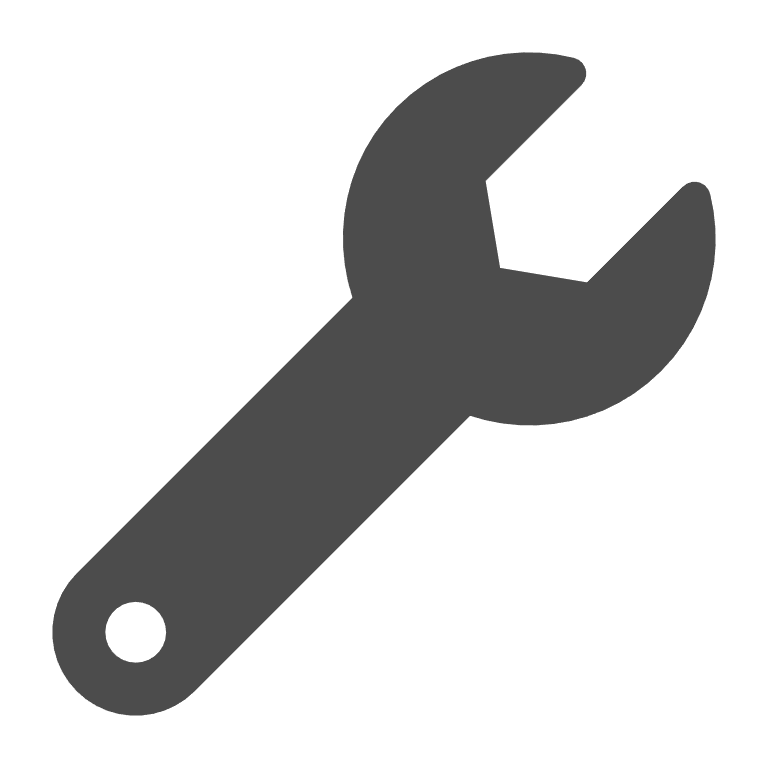
#> input picture images/attributes.png, 768 x 768 px
$ python colorc.py attributes.png
#> lines starting #> are read from the running program, lines starting #| are printed output that depends on the picture
import sys
from PIL import Image

for filename in sys.argv[1:]:
    img = Image.open(filename).convert("RGBA")
#> img is the input picture: PIL image 768x768 RGBA; mean R, G, B, A 19.7, 19.7, 19.7, 65.5
    r, g, b, a = img.split()
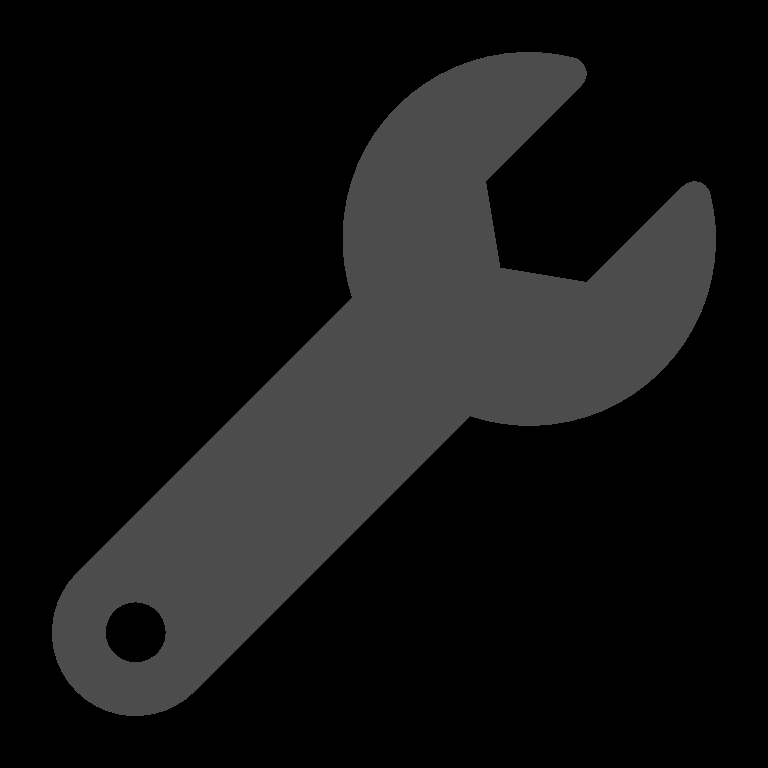
#> r: PIL image 768x768 L; min 0, max 80, mean 19.7
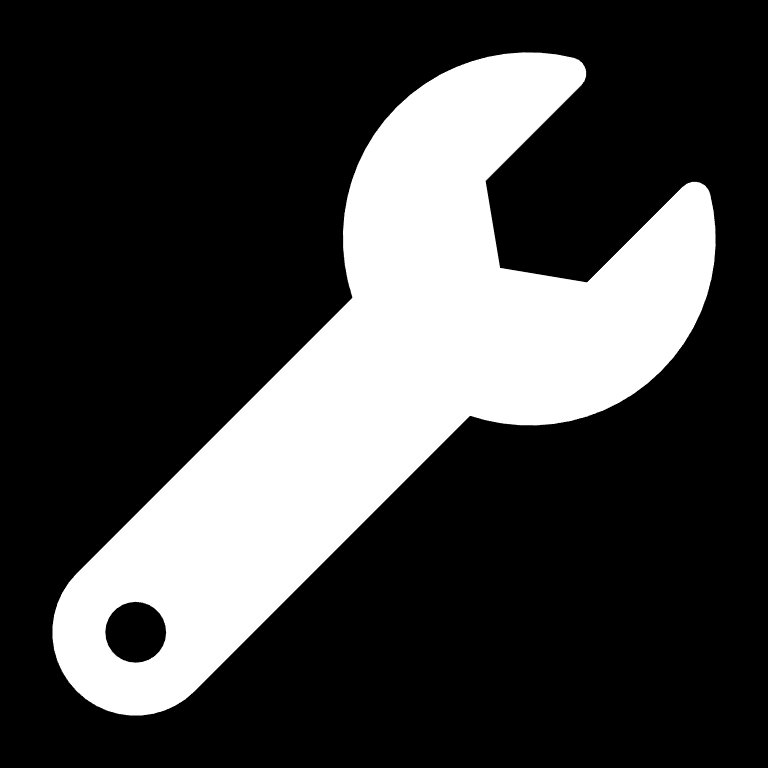
#> a: PIL image 768x768 L; min 0, max 255, mean 65.5

    recolored = Image.new("RGBA", img.size, "#4c4c4c")
    recolored.putalpha(a)

    output = filename.rsplit(".", 1)[0] + "1.png"
    recolored.save(output)

    print(f"Saved: {output}")

$ run again, on images/code.png
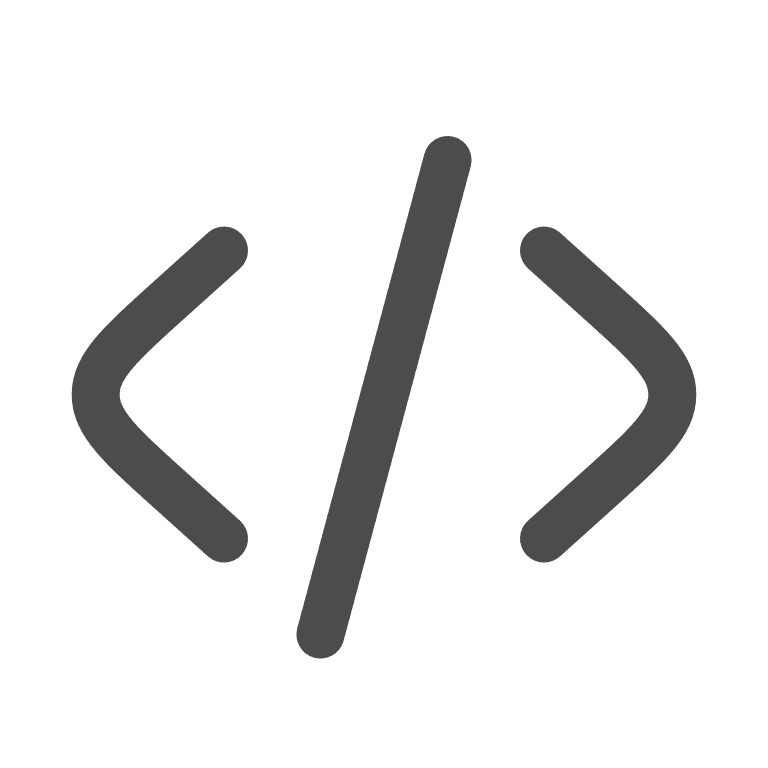
#> input picture images/code.png, 768 x 768 px
#> img is the input picture: PIL image 768x768 RGBA; mean R, G, B, A 8.8, 8.8, 8.8, 28.9
#> `r, g, b, a = img.split()`:
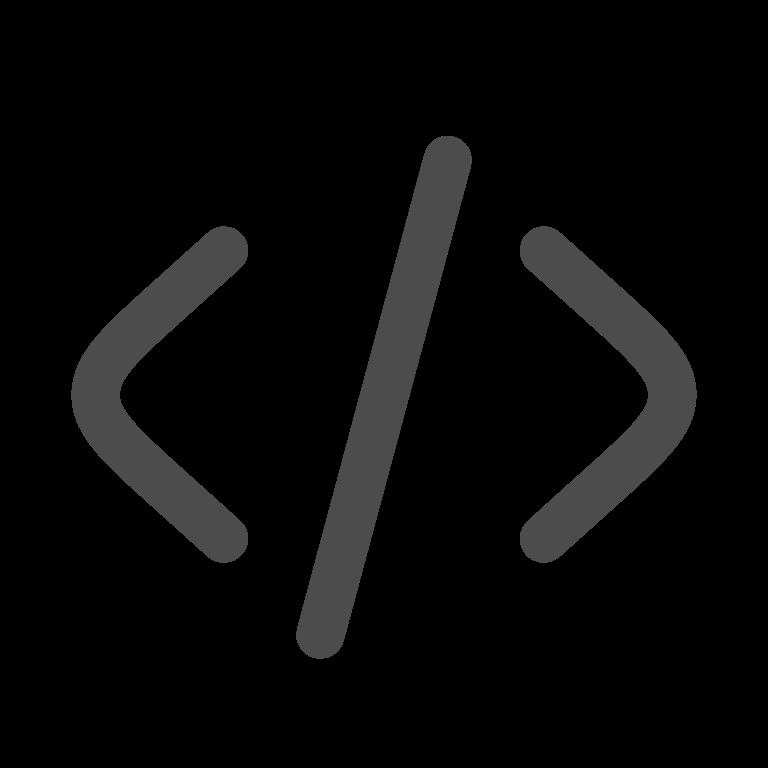
#> r: PIL image 768x768 L; min 0, max 80, mean 8.8
#> `r, g, b, a = img.split()`:
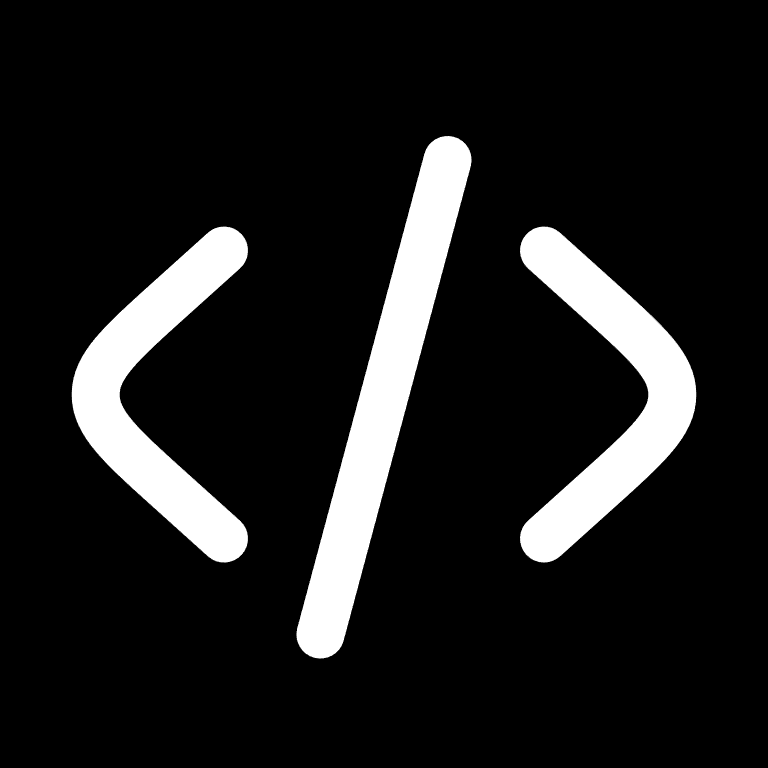
#> a: PIL image 768x768 L; min 0, max 255, mean 28.9

$ run again, on images/collapse.png
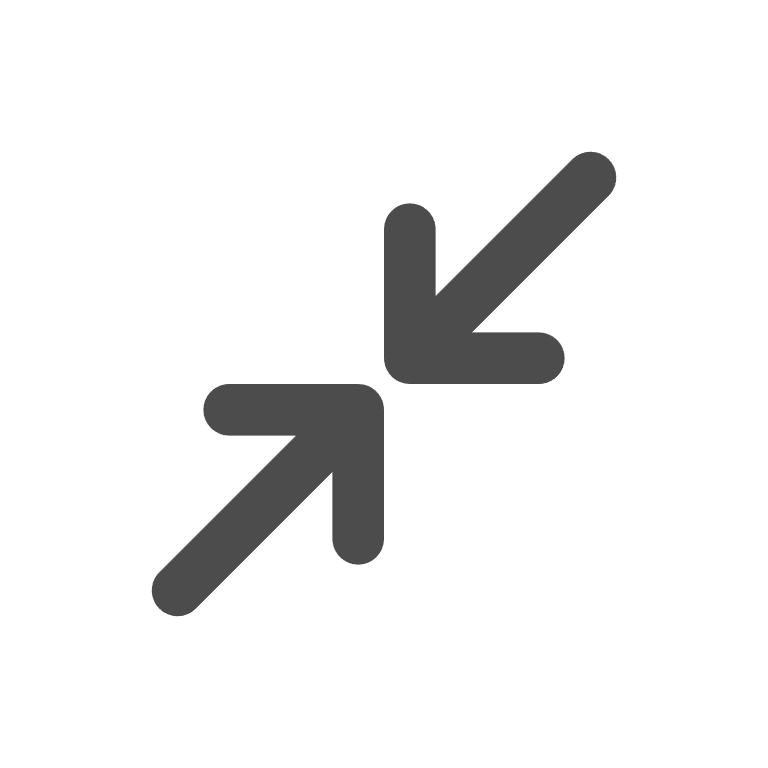
#> input picture images/collapse.png, 768 x 768 px
#> img is the input picture: PIL image 768x768 RGBA; mean R, G, B, A 7, 7, 7, 23.3
#> `r, g, b, a = img.split()`:
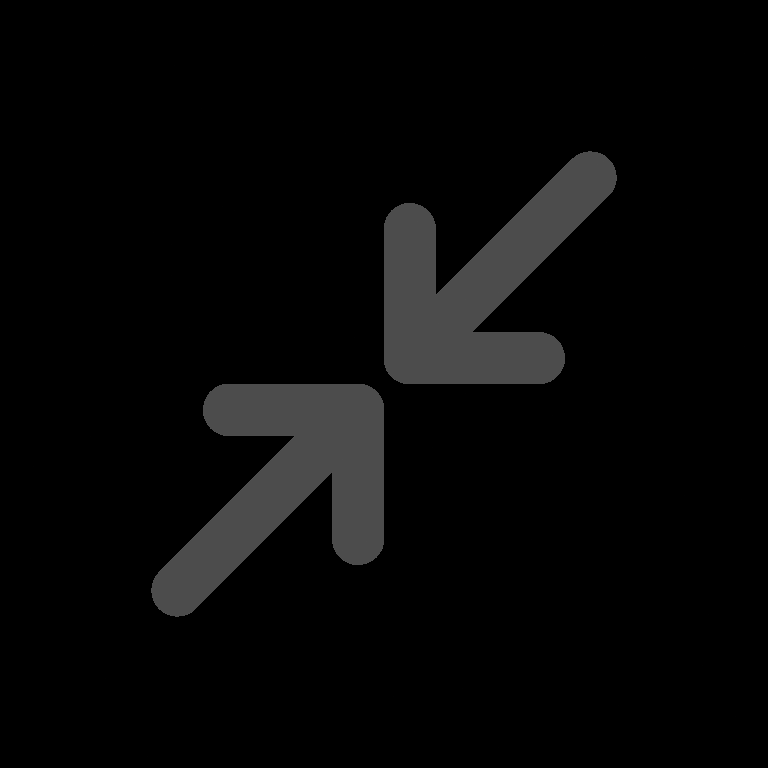
#> r: PIL image 768x768 L; min 0, max 80, mean 7
#> `r, g, b, a = img.split()`:
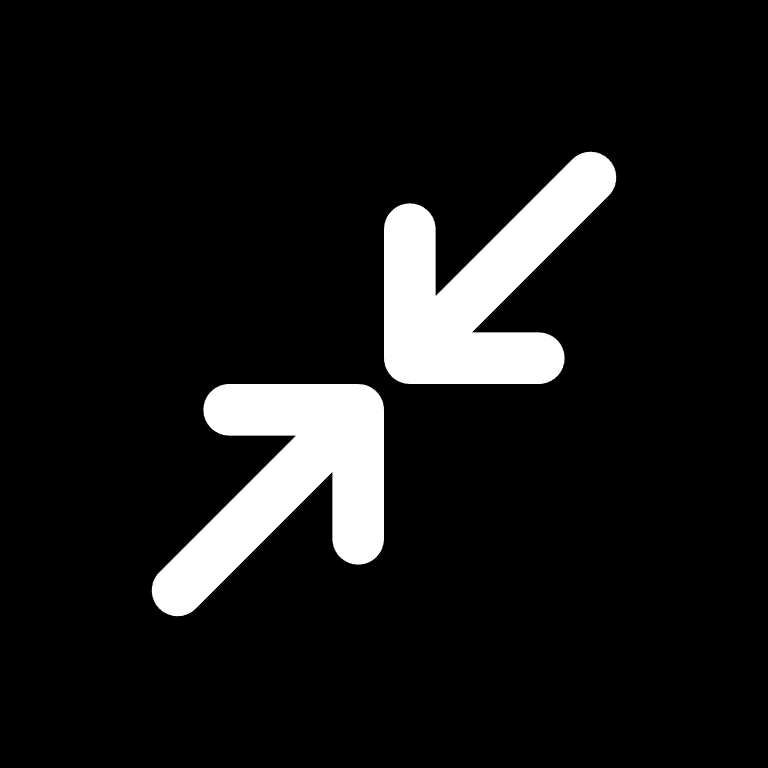
#> a: PIL image 768x768 L; min 0, max 255, mean 23.3
